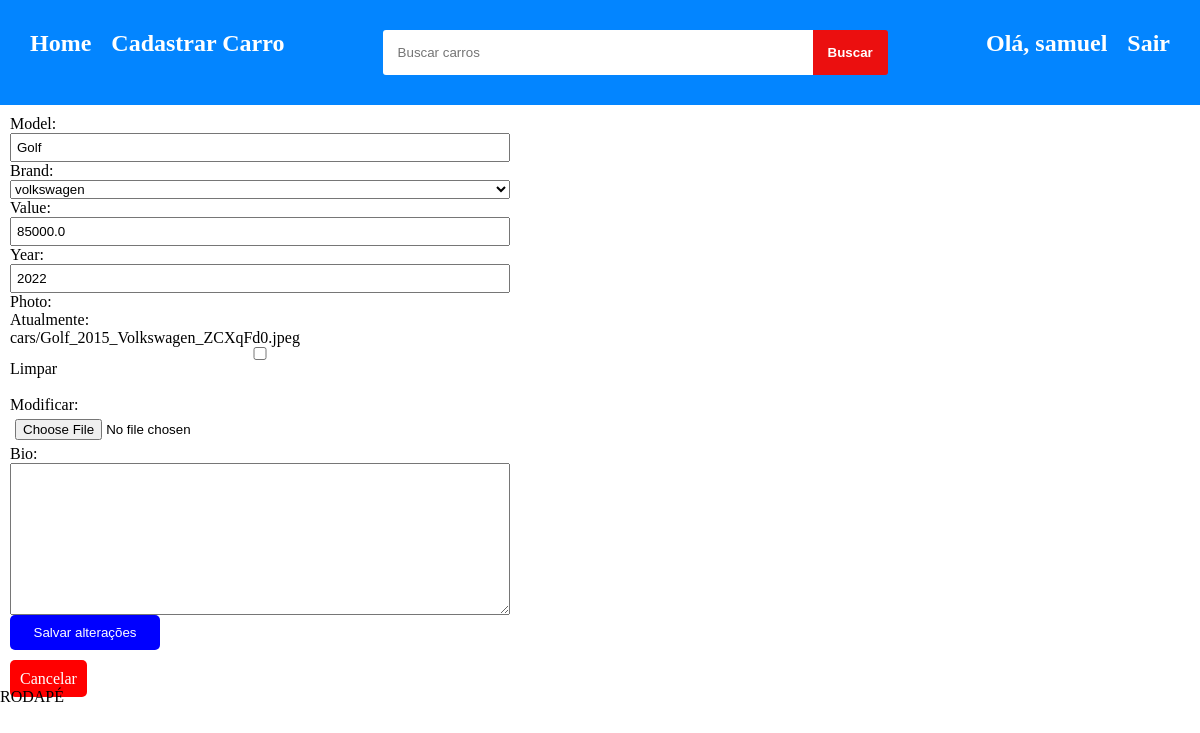
/car_update/3/ (signed in), run on the app's committed database.
### cars/models.py (models this page shows, shortened)
class Car(models.Model):
    id = models.AutoField(primary_key=True)
    model = models.CharField(max_length=200)
    brand = models.ForeignKey(Brand, on_delete=models.PROTECT, null=True) #Chave estrangeira
    value = models.FloatField(blank=True, null=True)
    year = models.IntegerField(blank=True, null=True)
    photo = models.ImageField(upload_to='cars/', blank=True, null=True) # pasta onde será feito o upload da imagem
    bio = models.TextField(blank=True)

### cars/views.py (the view, shortened to what this page needs)
# urls.py: path('car_update/<int:pk>/', CarUpdateView.as_view(), name='car_update'),
@method_decorator(login_required(login_url='login'), name='dispatch')
class CarUpdateView(View):
    def get(self, request, pk):
        car = Car.objects.get(pk=pk)
        form = CarModelForm(instance=car)
        return render(
            request,
            'car_update.html',
            {'form': form, 'car':car}
        )

### cars/form.py (shortened to what this page needs)
class CarModelForm(forms.ModelForm):
    class Meta:
        model = Car # Especifica o modelo ao qual o formulario estará vinculado.
        fields = '__all__' # Define os campos do modelo que deve ser incluido no formulario

### cars/models.py (called while the page is built)
    def __str__(self):
        return self.name

### cars/templates/car_update.html (shortened to what this page needs)
{% extends "base.html" %}
{% block content %}
    <form method="post" class="form_update">
        {{form.as_table}}
        <button class="form_bnt_update" type="submit">Salvar alterações</button>
    </form>
    <a href="{% url 'car_detail' car.pk %}" class="form_update_cancelar">Cancelar</a>
{% endblock %}

### app/templates/base.html (shortened to what this page needs)
{% load static %}
<!DOCTYPE html>
<html lang="pt-br">
<head>
    <link rel="stylesheet" href="{% static 'css/base/base.css' %}">
    <link rel="stylesheet" href="{% static 'css/base/login.css' %}">
    <link rel="stylesheet" href="{% static 'cars/home_page.css' %}">
    <link rel="stylesheet" href="{% static 'cars/details.css' %}">
    <link rel="stylesheet" href="{% static 'cars/forms.css' %}">
</head>
<body>
    <head>
        <div class="head_conteiner">
            <nav class="nav_conteiner">
                <ul>
                    <li><h1><a href="{% url 'car_list' %}">Home</a></h1></li>
                    {% if user.is_authenticated%}
                        <li><h1><a href="{% url 'newcar' %}">Cadastrar Carro</a></h1></li>
                    {%endif%}
                </ul>
                <form class="form_busca" method="GET" action="{% url 'car_list' %}">
                    <input type="text" name="search" placeholder="Buscar carros">
                    <button type="submit"><strong>Buscar</strong></button>
                </form>
                <ul>
                    {% if user.is_authenticated %}
                        <li><h1>Olá, {{user.username}}</h1></li>
                        <li><h1><a href="{% url 'logout' %}">Sair</a></h1> </li>
                    {%endif%}
                </ul>
            </nav>
        </div>
    </head>
<main>
    {%block content%}
    {%endblock%}
</main>
<footer>RODAPÉ</footer>
</body>
</html>

### static/css/base/base.css (style rules this page uses)
* { padding: 0px; margin: 0px; }
.head_conteiner { width: 100%; background-color: rgb(3, 133, 255); }
.nav_conteiner { display: flex; justify-content: space-between; padding: 30px; }
.nav_conteiner input { width: 400px; padding: 15px; border: 0px solid ; border-radius: 3px 0px 0px 3px; }
.nav_conteiner h1 { color: white; }
.nav_conteiner ul { display: flex; gap: 20px; list-style-type: None; }
.form_busca { width: 50%; display: flex; justify-content: center; }
.form_busca button { padding: 15px; border: 0px, solid ; border-radius: 0px 3px 3px 0px; background-color: rgb(235, 15, 15); color: white; }
a { text-decoration: none; color: inherit; }

### static/cars/forms.css (style rules this page uses)
.form_update { display: flex; width: 500px; flex-direction: column; padding: 10px; margin-bottom: 10px; }
.form_update input { padding: 5px; }
.form_update button { width: 150px; padding: 10px; }
.form_bnt_update { color: white; background-color: blue; padding: 10px; border: None; border-radius: 5px; }
.form_update_cancelar { background-color: red; color: white; padding: 10px; margin: 10px; border: None; border-radius: 5px; }

### data on the page
Car: model "Golf", brand "volkswagen", value "85000.0", year "2022"

### other printed values
{{ user.username }} "samuel"
